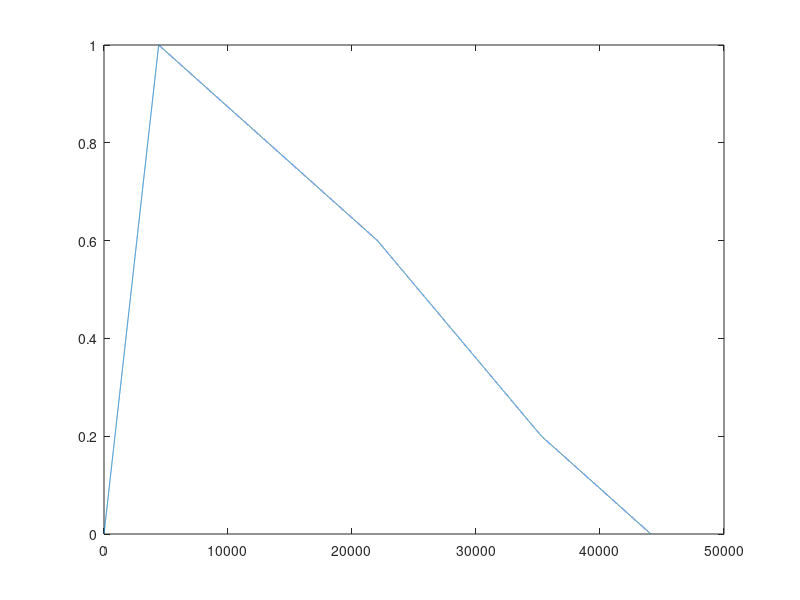

MATLAB code for this plot:
clc; clear all;
fs = 44100;

% test
% f = [6 6 6 1 3 3 1 10 10 8 8 6];
% t = [0.2 0.2 0.2 0.3 0.3 0.3 0.6 0.3 0.3 0.3 0.3 0.6];
% "All I want for Christmas is you" 
tempo = 60/75;

GF = [6 9 ; 6 9; 6 11; 1 11; 3 1; 3 1; 1 1; 10 1; 10 1; 8 1; 8 1; 6 1];
t = [1 1 1 2 2 2 3 2 2 2 2 4];
t = t*tempo;

N = length(GF);

 A = linspace(0,1,round(0.1*fs));
 D = linspace(1,0.6,round(0.4*fs));
 S = linspace(0.6,0.2,round(0.3*fs));
 R = linspace(0.2,0,round(0.2*fs));
 ADSR = [A D S R];
 plot(ADSR)

for k = 1:N
   f1 = 261.63*(2)^(GF(k)/12);
   n = 0:t(k)*fs-1;
   x = sin(2*pi*f1*n/fs);
   num = length(n);
   A = linspace(0,1,round(0.1*fs*t(k)));
   D = linspace(1,0.6,round(0.5*fs*t(k)));
   S = linspace(0.6,0.2,round(0.3*fs*t(k)));
   R = linspace(0.2,0, num - length(A) - length(D) - length(S));
   ADSR = [A D S R; A D S R];
   x = x.*ADSR;
   sound(x,fs);
   pause(t(k))
    
end